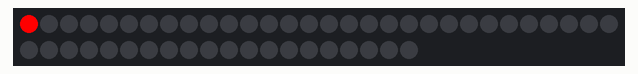
This sketch was run on a simulated Arduino Uno, built with avr-gcc and run on an emulated ATmega328P. Parts: 50 RGB LEDs in strip order, left to right, continuing on the next row. The strip is taken to match the declared colour order.

Above: at 0.1 s.
At 6.1 s:
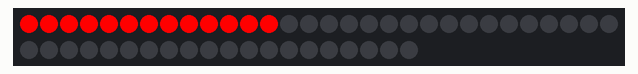
At 12.6 s:
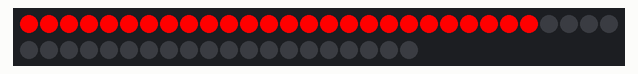
At 18.6 s:
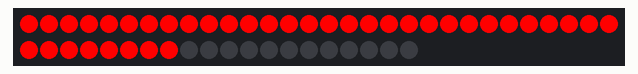
At 24.7 s:
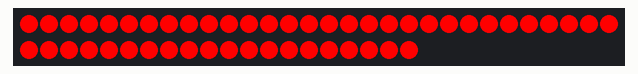

The sketch:

basic_variables.ino
```cpp
#include <Adafruit_NeoPixel.h>

byte pin = 11;
byte totalpixels = 50;

Adafruit_NeoPixel pixels = Adafruit_NeoPixel(totalpixels, pin, NEO_RGB + NEO_KHZ800);

int delayTime = 500; // Set the delay time to change the speed of the sketch
int counter = 0; // A counter to sequence the lights

void setup() {
  pixels.begin();

}

void loop() {
  pixels.setPixelColor(counter, 255, 0, 0);
  pixels.show();
  delay(delayTime);

  counter++; // Add 1 to counter

  // Reset the counter when it gets to the end
  if(counter >= totalpixels) {
    counter = 0;
  }
}
```
